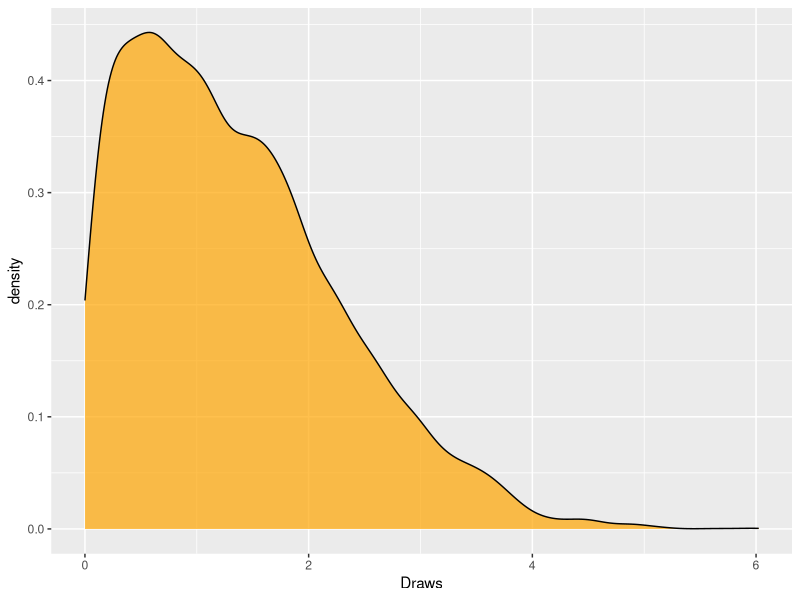
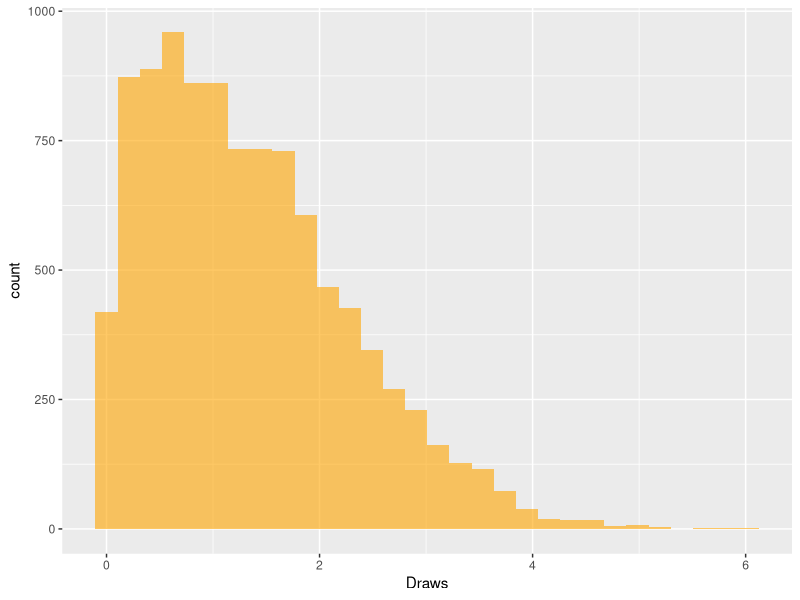
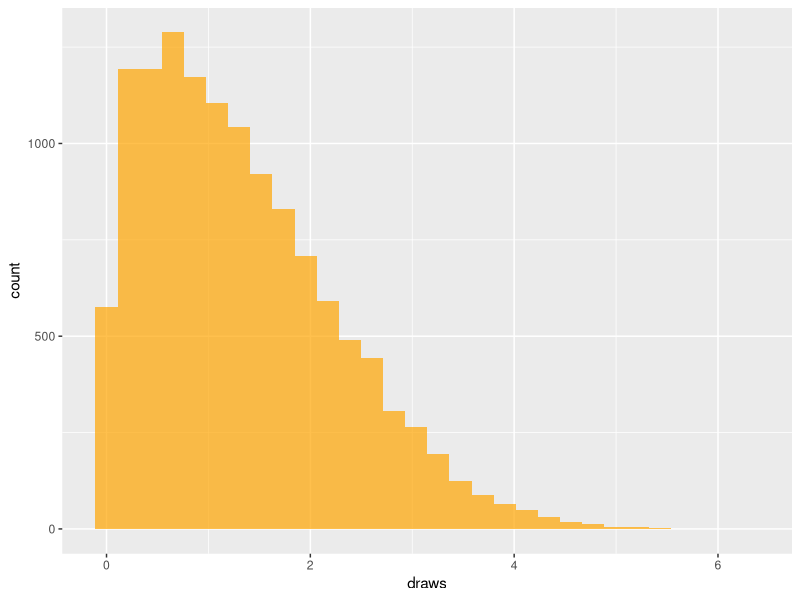

R code for these plots, in order:
library(ggplot2)
# Question 1 wants to sample from a N(0.5,2) distribution truncated below at 0 via inverse transform method. 
# Part a
rnorm.trunc <- function(mean, variance, truncation.point, draws){
	u <- runif(draws, 0, 1)
	uhat <- pnorm(truncation.point, mean, sqrt(variance)) + 
		u * (1-pnorm(truncation.point, mean, sqrt(variance)))
	out <- qnorm(uhat, mean = mean, sd = sqrt(variance))
	out
	
}


sim <- data.frame(Draws = rnorm.trunc(0.5, 2, 0, 10000))

# Part b, plot the distribution
summary(sim)
ggplot(sim, aes(x=Draws)) + geom_density(fill = "orange", alpha = 0.7)
ggplot(sim, aes(x=Draws)) + geom_histogram(fill = "orange", alpha = 0.6)

# Part c
# What is the probability the parameter lies inside the interval (0,1)

mean(sim$Draws>0 & sim$Draws<1)

# Compute the 0.05 and 0.95 percentiles of the distribution
qs <- quantile(sim$Draws, probs = c(0.05, 0.95))

# What is the length of the interval?
qs[2] - qs[1]

# Can I find a shorter 90% interval? 
# Yes
qs2 <- quantile(sim$Draws, probs = c(0, 0.9))
qs2[2] - qs2[1]

# I know this will be a shorter interval as there is more mass around the mean of the untruncated normal distribution (0.5)


# Sanity check ====

sim2 <- rnorm(20000, 0.5, sqrt(2))
sim3 <- data.frame(draws = sim2[sim2>=0])

ggplot(sim3, aes(x = draws)) + geom_histogram(alpha = 0.7, fill = "orange")

mean(sim3$draws<1)

head(sim3, 50)

qs3 <- quantile(sim3$draws, probs = c(0.05, 0.95))
qs3[2] - qs3[1]
qs4 <- quantile(sim3$draws, probs = c(0.0, 0.9))
qs4[2] - qs4[1]

# Sanity check complete - it passes